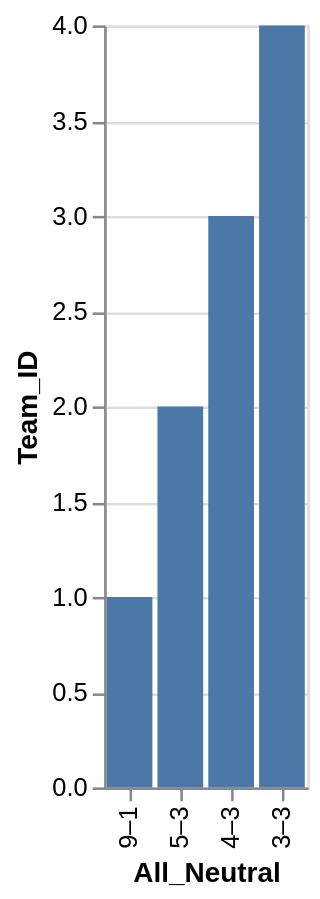

Write a Vega-Lite specification for this figure.
### Vega-Lite specification from a JSON file in a GitHub repository (floating-point values rounded to 4 significant figures)
{"data": {"values": [{"x_data": "9–1", "y_data": 1}, {"x_data": "5–3", "y_data": 2}, {"x_data": "4–3", "y_data": 3}, {"x_data": "3–3", "y_data": 4}]}, "mark": "bar", "encoding": {"x": {"field": "x_data", "type": "nominal", "title": "All_Neutral", "sort": {"op": "sum", "field": "y_data", "order": "ascending"}}, "y": {"field": "y_data", "type": "quantitative", "title": "Team_ID"}}}
